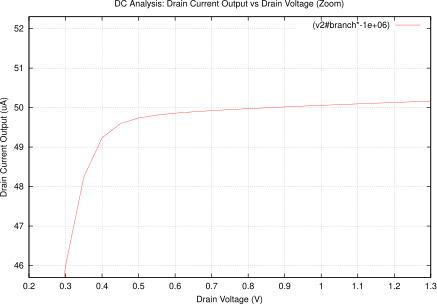

gnuplot code for this plot:
set terminal X11 noenhanced
set title "DC Analysis: Drain Current Output vs Drain Voltage (Zoom)"
set xlabel "Drain Voltage (V)"
set ylabel "Drain Current Output (uA)"
set grid
unset logscale x 
set xrange [2.000000e-01:1.300000e+00]
unset logscale y 
set yrange [4.570000e+01:5.230000e+01]
set xtics 0.1
#set x2tics 1
#set ytics 1
#set y2tics 1
set format y "%g"
set format x "%g"
plot 'source_degeneration_resistors_negative_feedback_simulation_dc_analysis_zoom.data' using 1:2 with lines lw 1 title "(v2#branch*-1e+06)"
set terminal push
set terminal postscript eps color noenhanced
set out 'source_degeneration_resistors_negative_feedback_simulation_dc_analysis_zoom.eps'
replot
set term pop
replot
